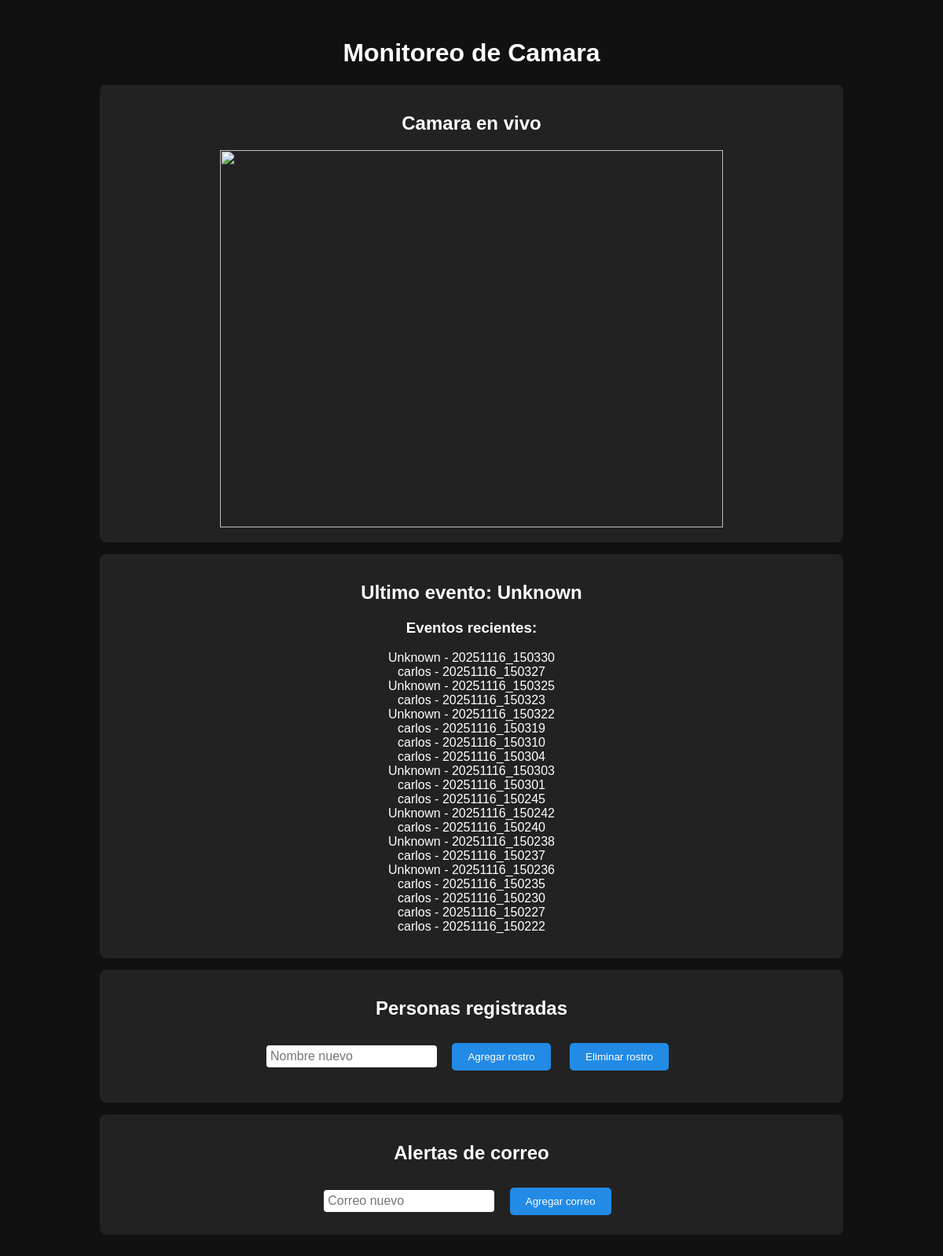
The page / on the database its author committed.
### tables this page shows
CREATE TABLE eventos (
        id INTEGER PRIMARY KEY AUTOINCREMENT,
        timestamp TEXT NOT NULL,
        nombre_detectado TEXT NOT NULL,
        tipo_evento TEXT NOT NULL,
        nombre_clip TEXT NOT NULL,
        alerta_enviada INTEGER NOT NULL
    );

### server.py (the view)
@app.route('/')
def dashboard():
    nombres = cargar_nombres()
    eventos = cargar_eventos()
    ultimo_evento = eventos[0][1] if eventos else "Ninguno"
    return render_template("dashboard.html", nombres=nombres, eventos=eventos,
                           ultimo_evento=ultimo_evento, correos=EMAIL_RECEIVERS)

### server.py (called while the page is built)
def cargar_nombres():
    if os.path.exists(ENCODINGS_FILE):
        with open(ENCODINGS_FILE, "rb") as f:
            data = pickle.loads(f.read())
            return list(set(data["names"]))
    return []

def cargar_eventos():
    conn = sqlite3.connect(DB_NAME)
    cursor = conn.cursor()
    cursor.execute("SELECT timestamp, nombre_detectado FROM eventos ORDER BY id DESC LIMIT 20")
    rows = cursor.fetchall()
    conn.close()
    return rows

### templates/dashboard.html (shortened to what this page needs)
<!DOCTYPE html>
<html>
<head>
</head>
<body>
    <h1>Monitoreo de Camara</h1>
    <div class="box">
        <h2>Camara en vivo</h2>
        <img src="/video" width="640" height="480">
    </div>
    <div class="box">
        <h2>Ultimo evento: {{ ultimo_evento }}</h2>
        <h3>Eventos recientes:</h3>
        <ul>
            {% for evento in eventos %}
            <li>{{ evento[1] }} - {{ evento[0] }}</li>
            {% endfor %}
        </ul>
    </div>
    <div class="box">
        <h2>Personas registradas</h2>
        <input type="text" id="nombre_nuevo" placeholder="Nombre nuevo">
        <button class="btn" onclick="finalizarAgregar()">Agregar rostro</button>
        <button class="btn" onclick="eliminarRostro()">Eliminar rostro</button>
    </div>
    <div class="box">
        <h2>Alertas de correo</h2>
        <input type="text" id="nuevo_correo" placeholder="Correo nuevo">
        <button class="btn" onclick="agregarCorreo()">Agregar correo</button>
    </div>
</body>
</html>

### templates/dashboard.html (style rules this page uses)
body { background: #111; color: #fff; font-family: Arial, sans-serif; text-align: center; padding: 20px; }
.btn { margin: 10px; padding: 10px 20px; background: #228be6; color: #fff; border: none; border-radius: 5px; cursor: pointer; }
.box { background: #222; padding: 15px; margin: 15px auto; width: 80%; border-radius: 8px; }
input[type=text] { padding: 5px; font-size: 16px; border-radius: 4px; border: none; margin-right: 5px; }
ul { list-style: none; padding-left: 0; }

### rows shown on the page
eventos: nombre_detectado "Unknown", timestamp "20251116_150330"
eventos: nombre_detectado "carlos", timestamp "20251116_150327"
eventos: nombre_detectado "Unknown", timestamp "20251116_150325"
eventos: nombre_detectado "carlos", timestamp "20251116_150323"
eventos: nombre_detectado "Unknown", timestamp "20251116_150322"
eventos: nombre_detectado "carlos", timestamp "20251116_150319"
eventos: nombre_detectado "carlos", timestamp "20251116_150310"
eventos: nombre_detectado "carlos", timestamp "20251116_150304"
eventos: nombre_detectado "Unknown", timestamp "20251116_150303"
eventos: nombre_detectado "carlos", timestamp "20251116_150301"
eventos: nombre_detectado "carlos", timestamp "20251116_150245"
eventos: nombre_detectado "Unknown", timestamp "20251116_150242"
eventos: nombre_detectado "carlos", timestamp "20251116_150240"
eventos: nombre_detectado "Unknown", timestamp "20251116_150238"
eventos: nombre_detectado "carlos", timestamp "20251116_150237"
eventos: nombre_detectado "Unknown", timestamp "20251116_150236"
eventos: nombre_detectado "carlos", timestamp "20251116_150235"
eventos: nombre_detectado "carlos", timestamp "20251116_150230"
eventos: nombre_detectado "carlos", timestamp "20251116_150227"
eventos: nombre_detectado "carlos", timestamp "20251116_150222"
